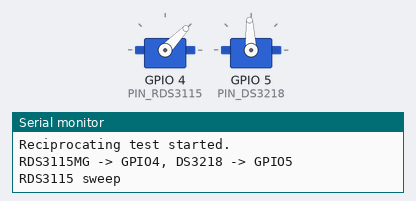
Bench run of a sketch on a simulated ESP32-S3. Parts: 2 × servo, the last lines printed to the serial monitor. Servo pulses on a pin are drawn as a servo (544–2400 µs = 0–180°).

Above: at 1.85 s.
At 3.75 s:
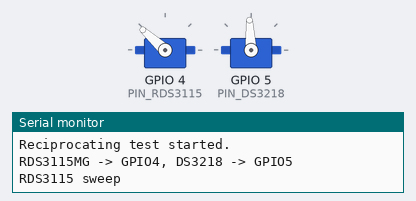
At 5.7 s:
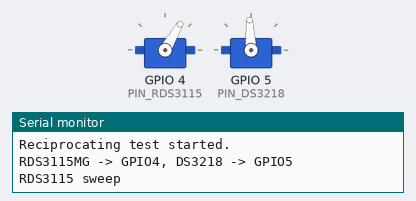
At 11.0 s:
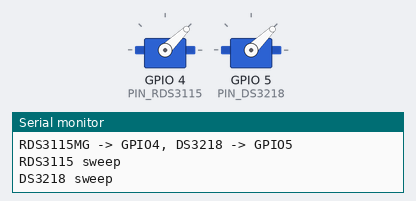
Timing chart, 0 to 13.8 s (numbered marks = the images above):
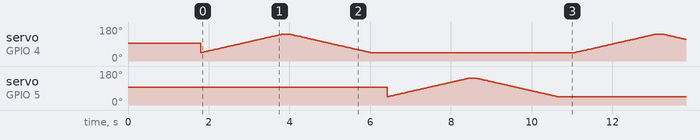

The sketch:

main.ino
```cpp
// ESP32-S3 servo reciprocating test (no Servo library)
constexpr int PIN_RDS3115 = 4;  // RDS3115MG signal
constexpr int PIN_DS3218  = 5;  // DS3218 signal

constexpr int US_MIN = 1000;
constexpr int US_MAX = 2000;
constexpr int STEP_US = 5;
constexpr int STEP_DELAY_MS = 10;

constexpr uint32_t SERVO_FREQ_HZ = 50;
constexpr uint8_t LEDC_BITS = 14;  // ESP32-S3 supports up to 14-bit LEDC resolution
constexpr uint32_t SERVO_PERIOD_US = 1000000UL / SERVO_FREQ_HZ;  // 20000 us
constexpr uint32_t LEDC_MAX_DUTY = (1UL << LEDC_BITS) - 1UL;

uint32_t pulseUsToDuty(int pulseUs) {
  if (pulseUs < 500) pulseUs = 500;
  if (pulseUs > 2500) pulseUs = 2500;
  return (static_cast<uint32_t>(pulseUs) * LEDC_MAX_DUTY) / SERVO_PERIOD_US;
}

void writeServoUs(int pin, int pulseUs) {
  ledcWrite(pin, pulseUsToDuty(pulseUs));
}

void setup() {
  Serial.begin(115200);
  delay(800);

  // Use external 5V supply for servos and connect all grounds together.
  if (!ledcAttach(PIN_RDS3115, SERVO_FREQ_HZ, LEDC_BITS)) {
    Serial.println("ERROR: ledcAttach failed on GPIO4");
    while (true) delay(1000);
  }
  if (!ledcAttach(PIN_DS3218, SERVO_FREQ_HZ, LEDC_BITS)) {
    Serial.println("ERROR: ledcAttach failed on GPIO5");
    while (true) delay(1000);
  }

  writeServoUs(PIN_RDS3115, 1500);
  writeServoUs(PIN_DS3218, 1500);
  delay(1000);

  Serial.println("Reciprocating test started.");
  Serial.println("RDS3115MG -> GPIO4, DS3218 -> GPIO5");
}

void loop() {
  Serial.println("RDS3115 sweep");
  for (int pulseUs = US_MIN; pulseUs <= US_MAX; pulseUs += STEP_US) {
    writeServoUs(PIN_RDS3115, pulseUs);
    delay(STEP_DELAY_MS);
  }
  delay(200);

  for (int pulseUs = US_MAX; pulseUs >= US_MIN; pulseUs -= STEP_US) {
    writeServoUs(PIN_RDS3115, pulseUs);
    delay(STEP_DELAY_MS);
  }
  delay(400);

  Serial.println("DS3218 sweep");
  for (int pulseUs = US_MIN; pulseUs <= US_MAX; pulseUs += STEP_US) {
    writeServoUs(PIN_DS3218, pulseUs);
    delay(STEP_DELAY_MS);
  }
  delay(200);

  for (int pulseUs = US_MAX; pulseUs >= US_MIN; pulseUs -= STEP_US) {
    writeServoUs(PIN_DS3218, pulseUs);
    delay(STEP_DELAY_MS);
  }
  delay(400);
}
```
